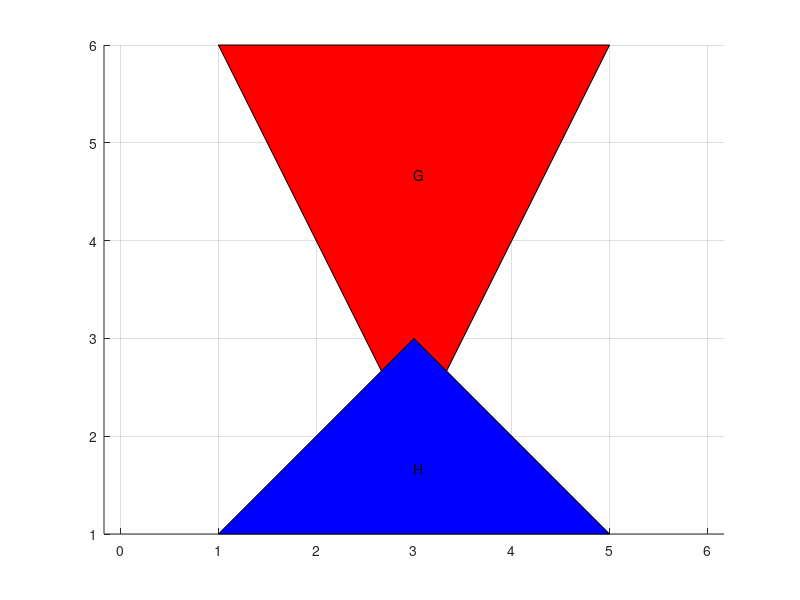

Here is the MATLAB script that generated this plot: (Note: this script raises an error after producing the figure.)
%% 线性规划实现Q- distance
clear;
clc;
close all;
G = [1,6;
    5,6;
    3,2];
H = [3,3;
    1,1;
    5,1];
patch(G(:,1),G(:,2),'r')
hold on
axis on
axis equal
grid on
patch(H(:,1),H(:,2),'b')
meanG = mean(G);
meanH = mean(H);
text(meanG(1),meanG(2),'G');
text(meanH(1),meanH(2),'H');
Q = [0,-1;
    sqrt(3)/2,1/2;
    -sqrt(3)/2,1/2];
P = ones(9,2);
for i = 1:3
    for j = 1:3
        P((i-1)*3+j,:) = G(i,:)-H(j,:);
    end
end
P = createSimplyPoly(P);
meanP = mean(P);
patch(P(:,1),P(:,2),'w');
text(meanP(1),meanP(2),'G-H');
maxFval = -inf;
maxX = [];
for i = 1:3
    row1 = [G(1,:)' G(2,:)' G(3,:)' -H(1,:)' -H(2,:)' -H(3,:)' -Q(i,:)'];
    row2 = [ones(1,3),zeros(1,3),0];
    row3 = [zeros(1,3),ones(1,3),0];
    Aeq = [row1;row2;row3];
    beq = [zeros(2,1);1;1];
    f = [zeros(1,6),-1];
    lb = zeros(size(f));
    [x,fval] = linprog(f,[],[],Aeq,beq,lb,[]);
    if(fval>maxFval)
        maxX = x;
        maxFval = fval;
    end
end
maxFval;
newQ = -maxFval*Q;
newQ
newQ = [newQ;newQ(1,:)]


for i = 1:3
plot([newQ(i,1),newQ(i+1,1)],[newQ(i,2),newQ(i+1,2)],'r-');
end


function p=createSimplyPoly(p)
    cen=mean(p);
    ang=atan2(p(:,1)-cen(1),p(:,2)-cen(2)); %每个点到坐标中心极角

    p=[p,ang];
    p=sortrows(p,3);    %按极角排序

    p=p(:,1:2);
end